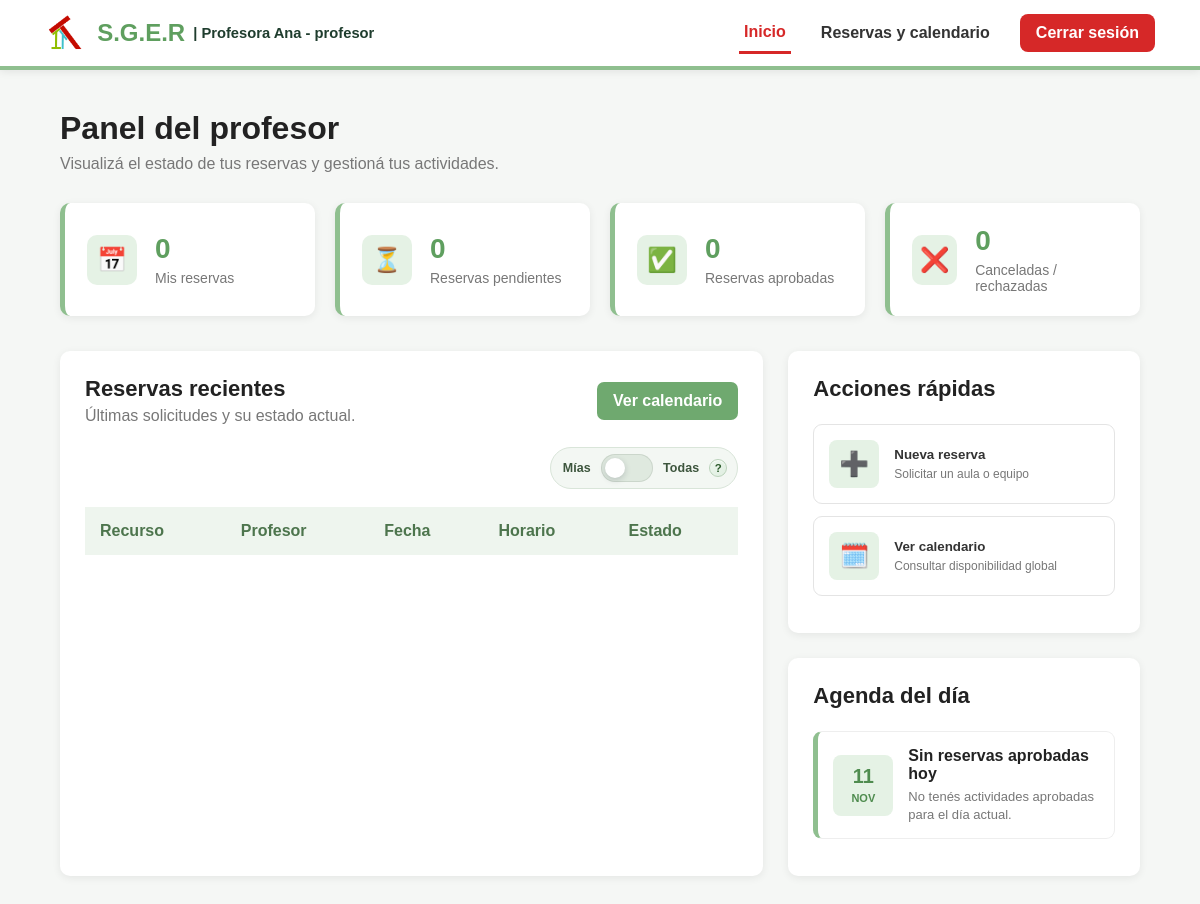
The page /html/panel_profesor.php (signed in) on the database as committed earlier.
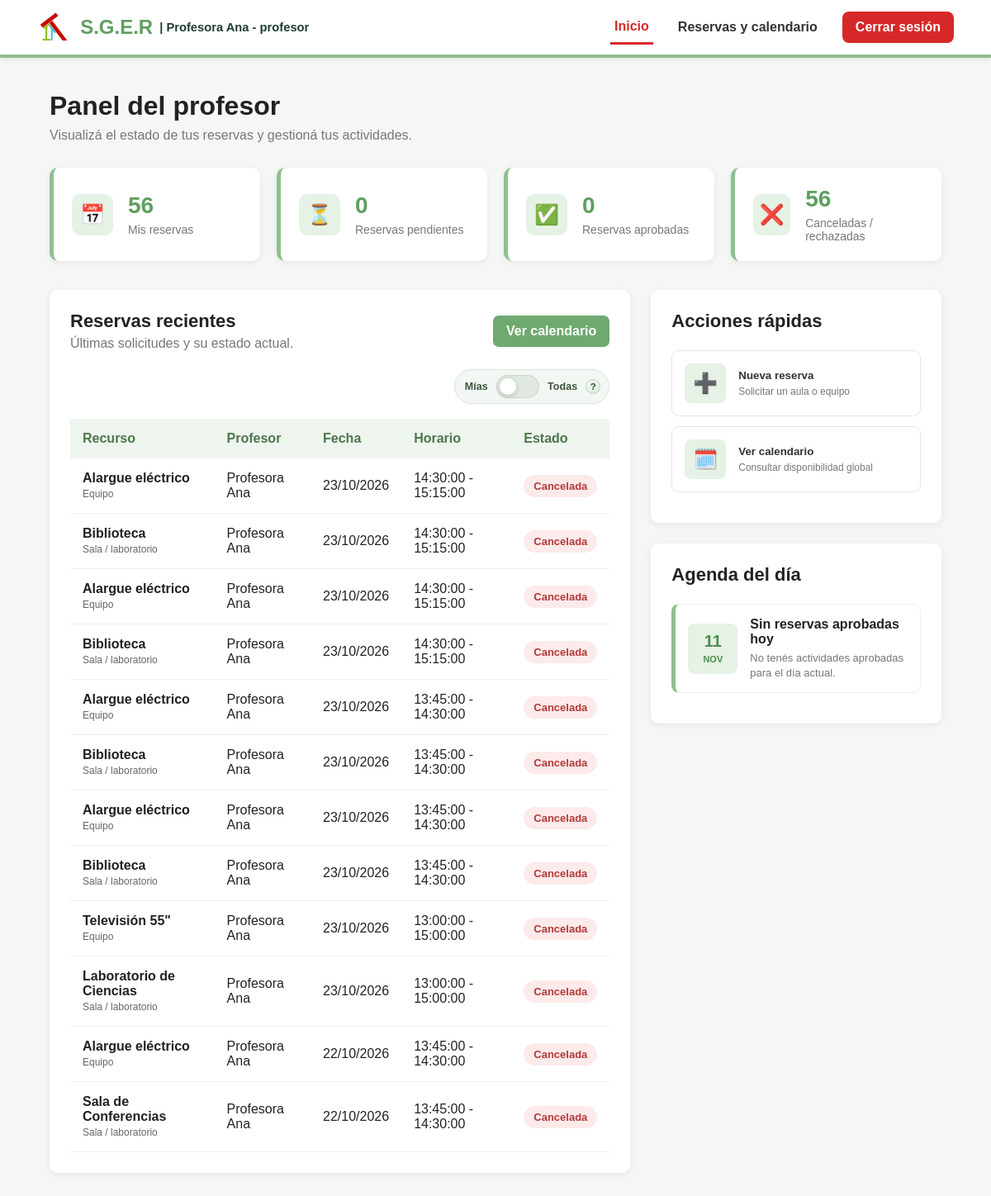
The same page on the database as committed later.
### tables this page shows
CREATE TABLE `reservas` (
  `id` int(11) NOT NULL,
  `id_usuario` int(11) NOT NULL,
  `id_recurso` int(11) NOT NULL,
  `cantidad_solicitada` int(11) NOT NULL DEFAULT 1,
  `fecha` date NOT NULL,
  `hora_inicio` time NOT NULL,
  `hora_fin` time NOT NULL,
  `motivo_profesor` text DEFAULT NULL,
  `estado` enum('pendiente','aprobada','rechazada','cancelada') NOT NULL DEFAULT 'pendiente',
  `motivo_rechazo` text DEFAULT NULL,
  `observaciones` text DEFAULT NULL,
  `created_at` timestamp NOT NULL DEFAULT current_timestamp()
);

### html/panel_profesor.php (the view, shortened to what the changed rows need)
<?php
require_once __DIR__ . '/../includes/config.php';
$usuario_id = $_SESSION['usuario_id'];
$estadisticasReservas = [
    'pendiente' => 0,
    'aprobada' => 0,
    'cancelada' => 0,
    'rechazada' => 0,
];
$estadisticasStmt = $pdo->prepare("SELECT estado, COUNT(*) AS total FROM reservas WHERE id_usuario = ? GROUP BY estado");
$estadisticasStmt->execute([$usuario_id]);
foreach ($estadisticasStmt->fetchAll(PDO::FETCH_ASSOC) as $fila) {
    $estado = strtolower((string)($fila['estado'] ?? ''));
    if (isset($estadisticasReservas[$estado])) {
        $estadisticasReservas[$estado] = (int)($fila['total'] ?? 0);
    }
}
$ultimasReservasStmt = $pdo->prepare("
    SELECT
        r.id,
        r.id_usuario AS profesor_id,
        r.fecha,
        r.hora_inicio,
        r.hora_fin,
        r.estado,
        COALESCE(rec.nombre, 'Recurso eliminado') AS recurso_nombre,
        COALESCE(rec.tipo, 'sala') AS recurso_tipo,
        COALESCE(u.nombre, 'Profesor') AS profesor_nombre,
        CASE WHEN r.id_usuario = ? THEN 1 ELSE 0 END AS es_propia
    FROM reservas r
    LEFT JOIN recursos rec ON rec.id = r.id_recurso
    LEFT JOIN usuarios u ON u.id = r.id_usuario
    WHERE r.estado IN ('pendiente', 'aprobada', 'cancelada', 'rechazada')
    ORDER BY r.fecha DESC, r.hora_inicio DESC, r.id DESC
    LIMIT 12
");
$ultimasReservasStmt->execute([$usuario_id]);
$ultimasReservas = $ultimasReservasStmt->fetchAll(PDO::FETCH_ASSOC);
?>
<!DOCTYPE html>
<html lang="es">
<head>
    <link rel="stylesheet" href="../css/style_panel_profesor.css">
    <link rel="stylesheet" href="../css/style_reservas_profesor.css">
</head>
<body>
    <main class="contenedor">
        <section class="bienvenida">
            <div>
                <h1>Panel del profesor</h1>
            </div>
        </section>
        <section class="estadisticas">
            <div class="tarjeta">
                <div><span class="numero"><?php echo (int)array_sum($estadisticasReservas); ?></span><p>Mis reservas</p></div>
            </div>
            <div class="tarjeta">
                <div><span class="numero"><?php echo (int)($estadisticasReservas['cancelada'] + $estadisticasReservas['rechazada']); ?></span><p>Canceladas / rechazadas</p></div>
            </div>
        </section>
        <section class="contenido-grid">
            <div class="seccion">
                <div class="titulo-seccion">
                    <div>
                        <h2>Reservas recientes</h2>
                    </div>
                </div>
                <div class="tabla-contenedor">
                    <table>
                        <thead>
                            <tr>
                                <th>Recurso</th>
                                <th>Profesor</th>
                                <th>Fecha</th>
                                <th>Horario</th>
                                <th>Estado</th>
                            </tr>
                        </thead>
                        <tbody>
                            <?php if (empty($ultimasReservas)): ?>
                                <tr>
                                    <td colspan="5" style="text-align: center; color: #666; padding: 20px;">Todavía no hay reservas registradas.</td>
                                </tr>
                            <?php else: ?>
                                <?php foreach ($ultimasReservas as $reserva): ?>
                                    <?php
                                        $estado = strtolower((string)($reserva['estado'] ?? 'pendiente'));
                                        $estadoTexto = ucfirst($estado);
                                        $claseEstado = $estado === 'aprobada' ? 'confirmada' : $estado;
                                        $tipoRecurso = strtolower((string)($reserva['recurso_tipo'] ?? 'sala'));
                                        $tipoLabel = $tipoRecurso === 'equipo' ? 'Equipo' : 'Sala / laboratorio';
                                        $fechaFormateada = date('d/m/Y', strtotime((string)($reserva['fecha'] ?? date('Y-m-d'))));
                                        $horario = trim((string)($reserva['hora_inicio'] ?? '')) . ' - ' . trim((string)($reserva['hora_fin'] ?? ''));
                                        $esPropia = (int)($reserva['es_propia'] ?? 0);
                                    ?>
                                    <tr class="reserva-panel-row" data-es-propia="<?php echo $esPropia; ?>" <?php echo $esPropia ? '' : 'style="display:none;"'; ?>>
                                        <td>
                                            <strong><?php echo htmlspecialchars((string)($reserva['recurso_nombre'] ?? 'Recurso')); ?></strong><br>
                                            <small style="color:#666; font-size:12px;"><?php echo htmlspecialchars($tipoLabel); ?></small>
                                        </td>
                                        <td><?php echo htmlspecialchars((string)($reserva['profesor_nombre'] ?? 'Profesor')); ?></td>
                                        <td><?php echo htmlspecialchars($fechaFormateada); ?></td>
                                        <td><?php echo htmlspecialchars($horario); ?></td>
                                        <td><span class="estado <?php echo htmlspecialchars($claseEstado); ?>"><?php echo htmlspecialchars($estadoTexto); ?></span></td>
                                    </tr>
                                <?php endforeach; ?>
                            <?php endif; ?>
                        </tbody>
                    </table>
                </div>
            </div>
            <div>
                <div class="seccion" style="margin-bottom: 25px;">
                    <div class="titulo-seccion"><div><h2>Acciones rápidas</h2></div></div>
                </div>
                <div class="seccion">
                    <div class="titulo-seccion"><div><h2>Agenda del día</h2></div></div>
                </div>
            </div>
        </section>
    </main>
</body>
</html>

Rows that differ between the two databases and show on the page:
added reservas: recurso_nombre "Alargue eléctrico", tipoLabel "Equipo", profesor_nombre "Profesora Ana", fecha "23/10/2026", horario "14:30:00 - 15:15:00", estado "Cancelada"
added reservas: recurso_nombre "Biblioteca", tipoLabel "Sala / laboratorio", profesor_nombre "Profesora Ana", fecha "23/10/2026", horario "14:30:00 - 15:15:00", estado "Cancelada"
added reservas: recurso_nombre "Alargue eléctrico", tipoLabel "Equipo", profesor_nombre "Profesora Ana", fecha "23/10/2026", horario "14:30:00 - 15:15:00", estado "Cancelada"
added reservas: recurso_nombre "Biblioteca", tipoLabel "Sala / laboratorio", profesor_nombre "Profesora Ana", fecha "23/10/2026", horario "14:30:00 - 15:15:00", estado "Cancelada"
added reservas: recurso_nombre "Alargue eléctrico", tipoLabel "Equipo", profesor_nombre "Profesora Ana", fecha "23/10/2026", horario "13:45:00 - 14:30:00", estado "Cancelada"
added reservas: recurso_nombre "Biblioteca", tipoLabel "Sala / laboratorio", profesor_nombre "Profesora Ana", fecha "23/10/2026", horario "13:45:00 - 14:30:00", estado "Cancelada"
added reservas: recurso_nombre "Alargue eléctrico", tipoLabel "Equipo", profesor_nombre "Profesora Ana", fecha "23/10/2026", horario "13:45:00 - 14:30:00", estado "Cancelada"
added reservas: recurso_nombre "Biblioteca", tipoLabel "Sala / laboratorio", profesor_nombre "Profesora Ana", fecha "23/10/2026", horario "13:45:00 - 14:30:00", estado "Cancelada"
added reservas: recurso_nombre "Televisión 55\"", tipoLabel "Equipo", profesor_nombre "Profesora Ana", fecha "23/10/2026", horario "13:00:00 - 15:00:00", estado "Cancelada"
added reservas: recurso_nombre "Laboratorio de Ciencias", tipoLabel "Sala / laboratorio", profesor_nombre "Profesora Ana", fecha "23/10/2026", horario "13:00:00 - 15:00:00", estado "Cancelada"
added reservas: recurso_nombre "Alargue eléctrico", tipoLabel "Equipo", profesor_nombre "Profesora Ana", fecha "22/10/2026", horario "13:45:00 - 14:30:00", estado "Cancelada"
added reservas: recurso_nombre "Sala de Conferencias", tipoLabel "Sala / laboratorio", profesor_nombre "Profesora Ana", fecha "22/10/2026", horario "13:45:00 - 14:30:00", estado "Cancelada"
Other text that changed with them:
array_sum($estadisticasReservas): "0" → "56"
text no longer shown: "0"
text now shown: "56"
